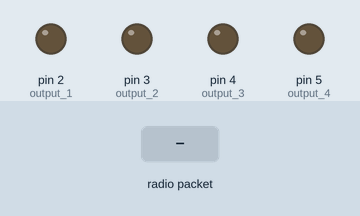
Bench run of a sketch on a simulated Arduino Uno, built with avr-gcc and run on an emulated ATmega328P. On the bench: output pins drawn as LEDs (lit = HIGH). The inputs (shaded band) are chosen by the test bench. No radio packets arrive unless stated.

Above: at 1.2 s.
1.3 s: radio packet "r" arrives
At 2.2 s:
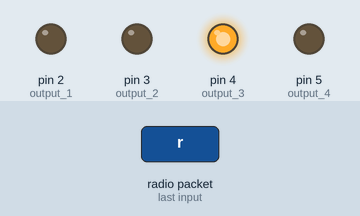
2.8 s: radio packet "l" arrives
At 3.3 s:
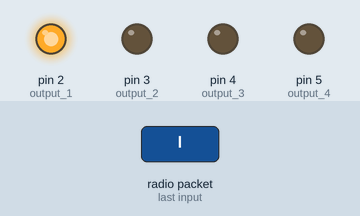
4.3 s: radio packet "f" arrives
At 5.5 s:
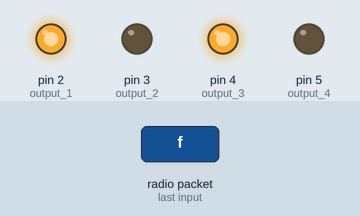
5.8 s: radio packet "b" arrives
At 6.8 s:
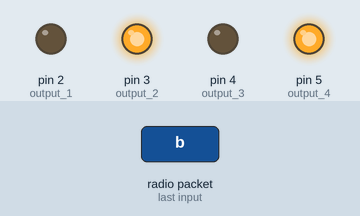
7.3 s: radio packet "s" arrives
At 8.0 s:
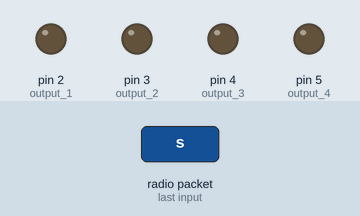
Timing chart, 0 to 9.8 s (numbered marks = the images above; inputs shaded):
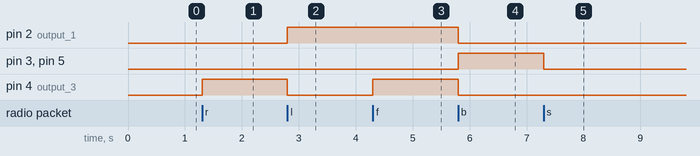

The sketch:

Receiver.ino
```cpp
/* *
 * Receiver file
 * Receiving pin is 11 by default
 * VirtualWire.h library by Mike McCauly
 * https://www.pjrc.com/teensy/td_libs_VirtualWire.html
 */

#include <VirtualWire.h>

//wheels
int output_1 = 2;
int output_2 = 3;
int output_3 = 4;
int output_4 = 5;

void setup() {
  //Serial.begin(9600); debugging
  pinMode(output_1, OUTPUT);
  pinMode(output_2, OUTPUT);
  pinMode(output_3, OUTPUT);
  pinMode(output_4, OUTPUT);

  vw_setup(2000);   //bits per second
  vw_rx_start();    //start the receiver
}

void loop() {
    uint8_t buff[VW_MAX_MESSAGE_LEN];       //buffer to hold incoming message
    uint8_t buff_len = VW_MAX_MESSAGE_LEN;  //message length

    if (vw_get_message(buff, &buff_len))    //check for message
    {
      //Serial.print("Received: "); debugging
      for (int i = 0; i < buff_len; i++){
       //Serial.print(buff[i], DEC);         //print message as a decimal value
       //Serial.print(' ');

        if (buff[i] == 115){ //stationary
          digitalWrite(output_1, LOW);
          digitalWrite(output_2, LOW);
          digitalWrite(output_3, LOW);
          digitalWrite(output_4, LOW);
          Serial.println("stationary");
        } else{
            if (buff[i] == 114){ //right
              digitalWrite(output_1, LOW);
              digitalWrite(output_2, LOW);
              digitalWrite(output_3, HIGH);
              digitalWrite(output_4, LOW);
              Serial.println("right");
            } if (buff[i] == 108){  //left
              digitalWrite(output_1, HIGH);
              digitalWrite(output_2, LOW);
              digitalWrite(output_3, LOW);
              digitalWrite(output_4, LOW);
              Serial.println("left");
            } if (buff[i] == 102){  //forward
              digitalWrite(output_1, HIGH);
              digitalWrite(output_2, LOW);
              digitalWrite(output_3, HIGH);
              digitalWrite(output_4, LOW);
              Serial.println("forward");
            } if (buff[i] == 98){  //backward
              digitalWrite(output_1, LOW);
              digitalWrite(output_2, HIGH);
              digitalWrite(output_3, LOW);
              digitalWrite(output_4, HIGH);
              Serial.println("backward");
            }
        }
      } // end for
      //Serial.print("\n"); debugging

    } // end if

      //delay(1000); debugging

} // end loop
```

Measured:
- after the input at 1.3 s, pin 4 (output_3): LOW → HIGH at once
- after the input at 2.8 s, pin 2 (output_1): LOW → HIGH at once; pin 4 (output_3): HIGH → LOW at once
- after the input at 4.3 s, pin 4 (output_3): LOW → HIGH at once
- after the input at 5.8 s, pin 2 (output_1), pin 4 (output_3): HIGH → LOW at once; pin 3 (output_2), pin 5 (output_4): LOW → HIGH at once
- after the input at 7.3 s, pin 3 (output_2), pin 5 (output_4): HIGH → LOW at once
